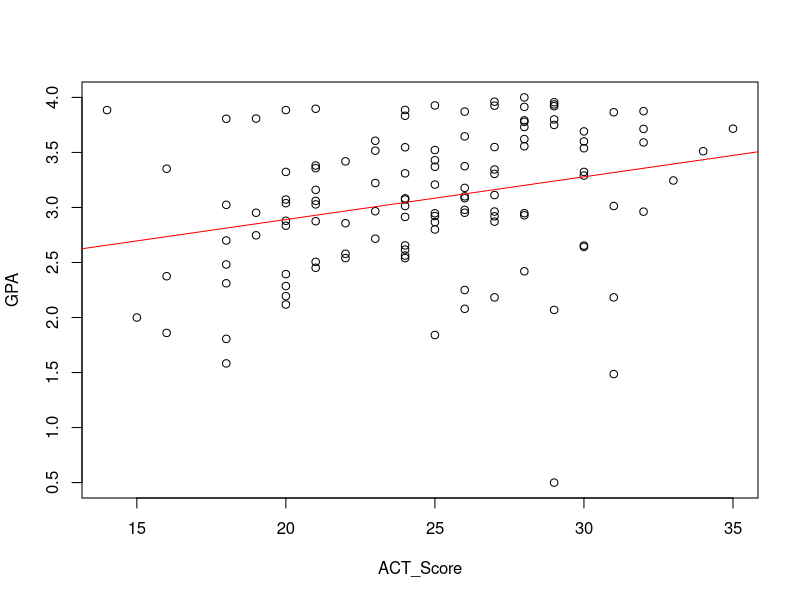

Reproduce this figure in R.
#Chad Huntebrinker
#Problem 2.4b
#Load the library and data in to R
library(readxl)

excel_data <- read_excel("Grade_Point_Average_Data.xlsx")

# GPA ~ ACT
# Fit the model and get the summary of the model
model_1 <- lm(GPA~ACT_Score,data=excel_data)
sum_of_model_1 <- summary(model_1)
sum_of_model_1
sum_of_model_1$coefficients[2,4]

# Plot the graph just to see
plot(GPA~ACT_Score,data=excel_data)
abline(model_1,col="red")

#Calculate the t score
b1 <- sum_of_model_1$coefficients[2, 1]
se_b1 <- sum_of_model_1$coefficients[2, 2]

#a = 0.01
t_1 <- b1 / se_b1

#If the t_1 > than the t score, than we conclude that H1 is true (which is B1 != 0)
t_1 > qt(0.995, 118)

#Problem 2.4c
#Calculate the p_value
p_1 <- 2 * (1 - pt(t_1, 118))

#If the p score is less than alpha, than H1 is true (which is B1 != 0)
p_1 < 0.01
